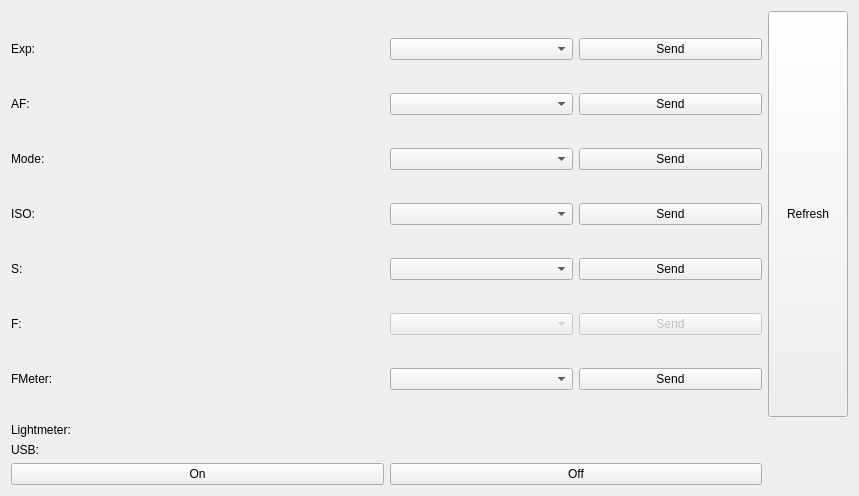
<?xml version="1.0" encoding="UTF-8"?>
<ui version="4.0">
 <class>camera</class>
 <widget class="QWidget" name="camera">
  <property name="geometry">
   <rect>
    <x>0</x>
    <y>0</y>
    <width>859</width>
    <height>496</height>
   </rect>
  </property>
  <property name="windowTitle">
   <string>Form</string>
  </property>
  <layout class="QGridLayout" name="gridLayout_3">
   <item row="0" column="0">
    <layout class="QGridLayout" name="gridLayout_2">
     <item row="0" column="0">
      <widget class="QLabel" name="label_14">
       <property name="text">
        <string>Exp:</string>
       </property>
      </widget>
     </item>
     <item row="0" column="1">
      <widget class="QLabel" name="camExpLabel">
       <property name="text">
        <string/>
       </property>
      </widget>
     </item>
     <item row="0" column="2">
      <widget class="QComboBox" name="camExpCombo"/>
     </item>
     <item row="0" column="3">
      <widget class="QPushButton" name="camExpSendButton">
       <property name="text">
        <string>Send</string>
       </property>
      </widget>
     </item>
     <item row="1" column="0">
      <widget class="QLabel" name="label_12">
       <property name="text">
        <string>AF:</string>
       </property>
      </widget>
     </item>
     <item row="1" column="1">
      <widget class="QLabel" name="camAfLabel">
       <property name="text">
        <string/>
       </property>
      </widget>
     </item>
     <item row="1" column="2">
      <widget class="QComboBox" name="camAfCombo"/>
     </item>
     <item row="1" column="3">
      <widget class="QPushButton" name="camAfSendButton">
       <property name="text">
        <string>Send</string>
       </property>
      </widget>
     </item>
     <item row="2" column="0">
      <widget class="QLabel" name="label_11">
       <property name="text">
        <string>Mode:</string>
       </property>
      </widget>
     </item>
     <item row="2" column="1">
      <widget class="QLabel" name="camModeLabel">
       <property name="text">
        <string/>
       </property>
      </widget>
     </item>
     <item row="2" column="2">
      <widget class="QComboBox" name="camModeCombo"/>
     </item>
     <item row="2" column="3">
      <widget class="QPushButton" name="camModeSendButton">
       <property name="text">
        <string>Send</string>
       </property>
      </widget>
     </item>
     <item row="3" column="0">
      <widget class="QLabel" name="label_10">
       <property name="text">
        <string>ISO:</string>
       </property>
      </widget>
     </item>
     <item row="3" column="1">
      <widget class="QLabel" name="camIsoLabel">
       <property name="text">
        <string/>
       </property>
      </widget>
     </item>
     <item row="3" column="2">
      <widget class="QComboBox" name="camIsoCombo"/>
     </item>
     <item row="3" column="3">
      <widget class="QPushButton" name="camIsoSendButton">
       <property name="text">
        <string>Send</string>
       </property>
      </widget>
     </item>
     <item row="4" column="0">
      <widget class="QLabel" name="label_9">
       <property name="text">
        <string>S:</string>
       </property>
      </widget>
     </item>
     <item row="4" column="1">
      <widget class="QLabel" name="camSLabel">
       <property name="text">
        <string/>
       </property>
      </widget>
     </item>
     <item row="4" column="2">
      <widget class="QComboBox" name="camSCombo">
       <property name="font">
        <font>
         <kerning>true</kerning>
        </font>
       </property>
      </widget>
     </item>
     <item row="4" column="3">
      <widget class="QPushButton" name="camSSendButton">
       <property name="text">
        <string>Send</string>
       </property>
      </widget>
     </item>
     <item row="5" column="0">
      <widget class="QLabel" name="label_8">
       <property name="text">
        <string>F:</string>
       </property>
      </widget>
     </item>
     <item row="5" column="1">
      <widget class="QLabel" name="camDLabel">
       <property name="text">
        <string/>
       </property>
      </widget>
     </item>
     <item row="5" column="2">
      <widget class="QComboBox" name="camDCombo">
       <property name="enabled">
        <bool>false</bool>
       </property>
      </widget>
     </item>
     <item row="5" column="3">
      <widget class="QPushButton" name="camDSendButton">
       <property name="enabled">
        <bool>false</bool>
       </property>
       <property name="text">
        <string>Send</string>
       </property>
      </widget>
     </item>
     <item row="6" column="0">
      <widget class="QLabel" name="label_16">
       <property name="text">
        <string>FMeter:</string>
       </property>
      </widget>
     </item>
     <item row="6" column="1">
      <widget class="QLabel" name="camFocusmetermodeLabel">
       <property name="text">
        <string/>
       </property>
      </widget>
     </item>
     <item row="6" column="2">
      <widget class="QComboBox" name="camFocusmetermodeCombo">
       <property name="font">
        <font>
         <kerning>true</kerning>
        </font>
       </property>
      </widget>
     </item>
     <item row="6" column="3">
      <widget class="QPushButton" name="camFocusmetermodeSendButton">
       <property name="text">
        <string>Send</string>
       </property>
      </widget>
     </item>
    </layout>
   </item>
   <item row="0" column="1">
    <widget class="QPushButton" name="camRefreshButton">
     <property name="sizePolicy">
      <sizepolicy hsizetype="Fixed" vsizetype="Expanding">
       <horstretch>0</horstretch>
       <verstretch>0</verstretch>
      </sizepolicy>
     </property>
     <property name="text">
      <string>Refresh</string>
     </property>
    </widget>
   </item>
   <item row="1" column="0">
    <layout class="QGridLayout" name="gridLayout">
     <item row="0" column="0">
      <widget class="QLabel" name="label_13">
       <property name="text">
        <string>Lightmeter:</string>
       </property>
      </widget>
     </item>
     <item row="0" column="1">
      <widget class="QLabel" name="camLightmeterLabel">
       <property name="text">
        <string/>
       </property>
      </widget>
     </item>
     <item row="1" column="0">
      <widget class="QLabel" name="label_15">
       <property name="text">
        <string>USB:</string>
       </property>
      </widget>
     </item>
     <item row="1" column="1">
      <widget class="QLabel" name="camUsbLabel">
       <property name="text">
        <string/>
       </property>
      </widget>
     </item>
    </layout>
   </item>
   <item row="2" column="0">
    <layout class="QHBoxLayout" name="horizontalLayout">
     <item>
      <widget class="QPushButton" name="camUsbOnButton">
       <property name="text">
        <string>On</string>
       </property>
      </widget>
     </item>
     <item>
      <widget class="QPushButton" name="camUsbOffButton">
       <property name="text">
        <string>Off</string>
       </property>
      </widget>
     </item>
    </layout>
   </item>
  </layout>
 </widget>
 <resources/>
 <connections/>
 <designerdata>
  <property name="gridDeltaX">
   <number>5</number>
  </property>
  <property name="gridDeltaY">
   <number>5</number>
  </property>
  <property name="gridSnapX">
   <bool>true</bool>
  </property>
  <property name="gridSnapY">
   <bool>true</bool>
  </property>
  <property name="gridVisible">
   <bool>true</bool>
  </property>
 </designerdata>
</ui>
